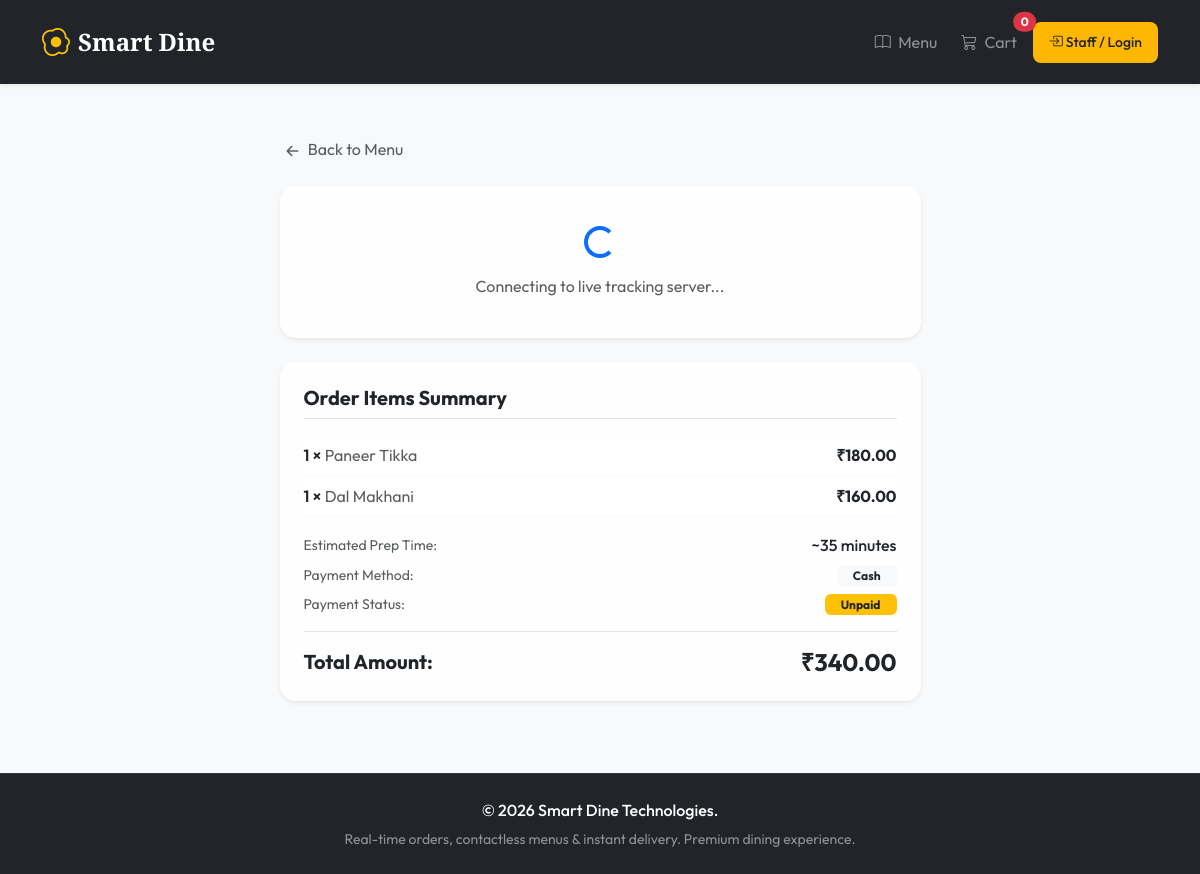
Screenshot of /orders/tracking/1/ with the database file from the repository.
### apps/orders/models.py (models this page shows, shortened)
class OrderItem(models.Model):
    order = models.ForeignKey(Order, on_delete=models.CASCADE, related_name='items')
    dish = models.ForeignKey(Dish, on_delete=models.CASCADE)
    quantity = models.PositiveIntegerField(default=1)
    unit_price = models.DecimalField(max_digits=8, decimal_places=2)
    customization = models.CharField(max_length=255, blank=True)
    @property
    def subtotal(self):
        return self.unit_price * self.quantity

class Order(models.Model):
    STATUS_CHOICES = [
        ('pending', 'Pending'),
        ('confirmed', 'Confirmed'),
        ('preparing', 'Preparing'),
        ('ready', 'Ready'),
        ('delivered', 'Delivered'),
        ('cancelled', 'Cancelled'),
    ]
    PAYMENT_STATUS = [
        ('unpaid', 'Unpaid'),
        ('paid', 'Paid'),
        ('refunded', 'Refunded'),
    ]
    customer = models.ForeignKey(
        settings.AUTH_USER_MODEL,
        on_delete=models.SET_NULL,
        null=True,
        blank=True,
        related_name='orders'
    )
    customer_name = models.CharField(max_length=100, blank=True)  # Used for Guest checkout
    table_number = models.IntegerField()
    status = models.CharField(max_length=20, choices=STATUS_CHOICES, default='pending')
    payment_status = models.CharField(max_length=20, choices=PAYMENT_STATUS, default='unpaid')
    payment_method = models.CharField(max_length=30, blank=True)
    total_amount = models.DecimalField(max_digits=10, decimal_places=2, default=0)
    special_instructions = models.TextField(blank=True)
    created_at = models.DateTimeField(auto_now_add=True)
    updated_at = models.DateTimeField(auto_now=True)
    class Meta:
        ordering = ['-created_at']

### apps/menu/models.py (models this page shows, shortened)
class Dish(models.Model):
    category = models.ForeignKey(Category, on_delete=models.CASCADE, related_name='dishes')
    name = models.CharField(max_length=200)
    description = models.TextField(blank=True)
    price = models.DecimalField(max_digits=8, decimal_places=2)
    image = models.ImageField(upload_to='dishes/', blank=True, null=True)
    is_available = models.BooleanField(default=True)
    is_vegetarian = models.BooleanField(default=False)
    estimated_time = models.IntegerField(default=15, help_text='Estimated cook time in minutes')
    created_at = models.DateTimeField(auto_now_add=True)
    class Meta:
        ordering = ['created_at']

### apps/orders/views.py (the view)
# urls.py: path('tracking/<int:order_id>/', views.OrderTrackingView.as_view(), name='tracking'),
class OrderTrackingView(View):
    def get(self, request, order_id):
        order = get_object_or_404(Order.objects.prefetch_related('items__dish'), id=order_id)
        total_prep_time = sum(item.dish.estimated_time for item in order.items.all())
        context = {
            'order': order,
            'estimated_time': total_prep_time
        }
        return render(request, 'orders/tracking.html', context)

### templates/orders/tracking.html (shortened to what this page needs)
{% extends 'base.html' %}
{% load static %}
{% block content %}
<div class="row justify-content-center py-4">
  <div class="col-md-8 col-lg-7">
    <a href="{% url 'menu:list' %}" class="btn btn-link text-decoration-none text-muted mb-3 p-0">
      <i class="bi bi-arrow-left-short fs-4 align-middle"></i> Back to Menu
    </a>
    <div id="order-tracker-root" class="mb-4"
         data-order-id="{{ order.id }}"
         data-status="{{ order.status }}">
      <div class="card card-premium p-4 border-0 text-center shadow-sm">
        <div class="spinner-border text-primary mx-auto my-3" role="status"></div>
        <p class="text-muted">Connecting to live tracking server...</p>
      </div>
    </div>
    <div class="card card-premium border-0 p-4 shadow-sm mb-4">
      <h5 class="fw-bold mb-3 border-bottom pb-2 text-dark">Order Items Summary</h5>
      <div class="list-group list-group-flush mb-3">
        {% for item in order.items.all %}
          <div class="list-group-item px-0 py-2.5 d-flex justify-content-between align-items-center border-0 border-bottom border-light">
            <div>
              <span class="fw-semibold text-dark">{{ item.quantity }} ×</span>
              <span class="text-muted">{{ item.dish.name }}</span>
            </div>
            <span class="fw-bold text-dark">₹{{ item.subtotal }}</span>
          </div>
        {% endfor %}
      </div>
      <div class="d-flex justify-content-between align-items-center mb-2">
        <span class="text-muted small">Estimated Prep Time:</span>
        <span class="fw-medium text-dark">~{{ estimated_time }} minutes</span>
      </div>
      <div class="d-flex justify-content-between align-items-center mb-2">
        <span class="text-muted small">Payment Method:</span>
        <span class="badge bg-light text-dark text-capitalize px-3 py-1.5">{{ order.payment_method }}</span>
      </div>
      <div class="d-flex justify-content-between align-items-center mb-3">
        <span class="text-muted small">Payment Status:</span>
        <span class="badge {% if order.payment_status == 'paid' %}bg-success{% else %}bg-warning text-dark{% endif %} px-3 py-1.5 text-capitalize">
          {{ order.payment_status }}
        </span>
      </div>
      <div class="d-flex justify-content-between align-items-center border-top pt-3">
        <h5 class="fw-bold text-dark mb-0">Total Amount:</h5>
        <h4 class="fw-bold text-dark mb-0">₹{{ order.total_amount }}</h4>
      </div>
    </div>
  </div>
</div>
{% endblock %}

### static/css/custom.css (style rules this page uses)
body { font-family: 'Outfit', sans-serif; color: #2b2b2b; display: flex; flex-direction: column; min-height: 100vh; }
.card-premium { background: rgba(255, 255, 255, 0.9); border: 1px solid rgba(224, 224, 224, 0.6); border-radius: 16px; box-shadow: 0 8px 30px rgba(0, 0, 0, 0.04); transition: transform 0.3s cubic-bezier(0.165, 0.84, 0.44, 1), box-shadow 0.3s ease; }

### rows the page displays
OrderItem: quantity "1", dish.name "Paneer Tikka", subtotal "180.00"
OrderItem: quantity "1", dish.name "Dal Makhani", subtotal "160.00"
Order: payment_method "Cash", payment_status "Unpaid", total_amount "340.00"

### other values shown
{{ request.session.cart|length|default:0 }} "0"
{{ estimated_time }} "35"
